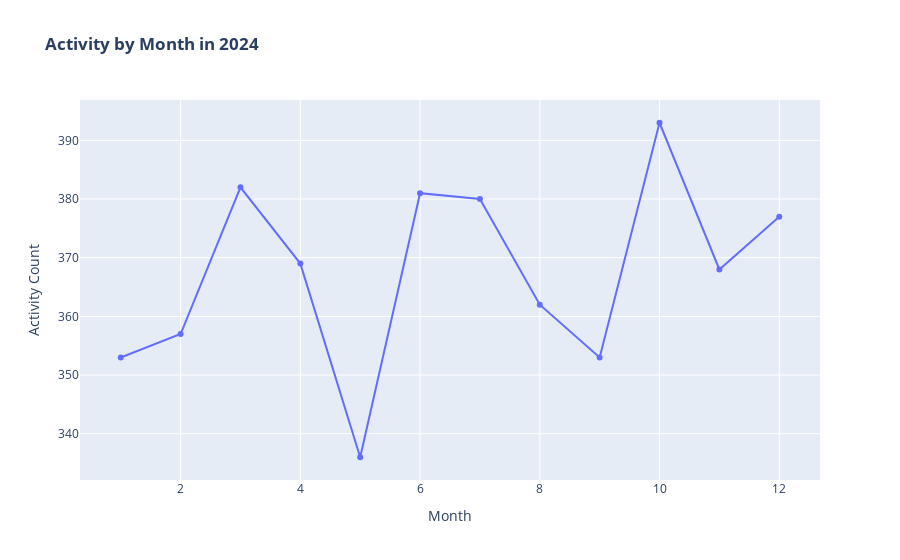

Notebook cell for this chart:
### Code cell
fig4 = go.Figure(go.Scatter(x=df_monthly_active['Month'],
                            y=df_monthly_active['Sessions'],
                            mode='lines+markers',
                            showlegend=False))
fig4.update_layout(title_text='<b>Activity by Month in 2024</b>')
fig4.update_xaxes(title_text='Month')
fig4.update_yaxes(title_text='Activity Count')
fig4.show()

### Figure 1 — Plotly figure (JSON) as saved in the notebook; plotly's stock layout.template omitted (floating-point values rounded to 4 significant figures)
{"data": [{"mode": "lines+markers", "showlegend": false, "type": "scatter", "x": [1, 2, 3, 4, 5, 6, 7, 8, 9, 10, 11, 12], "y": [353, 357, 382, 369, 336, 381, 380, 362, 353, 393, 368, 377]}], "layout": {"title": {"text": "<b>Activity by Month in 2024</b>"}, "xaxis": {"title": {"text": "Month"}}, "yaxis": {"title": {"text": "Activity Count"}}}}
